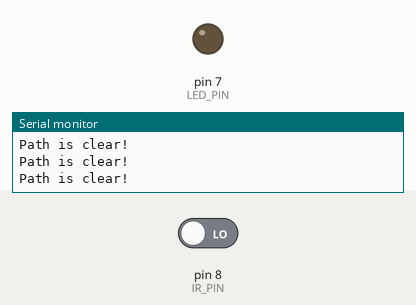
Recording of a sketch running on a simulated Arduino Uno, built with avr-gcc and run on an emulated ATmega328P. On the bench: output pins drawn as LEDs (lit = HIGH), the last lines printed to the serial monitor. The inputs (shaded band) are chosen by the test bench; at power-on: pin 8 (IR_PIN) LOW.

Above: at 1.2 s.
1.3 s: pin 8 (IR_PIN) driven HIGH
At 2.4 s:
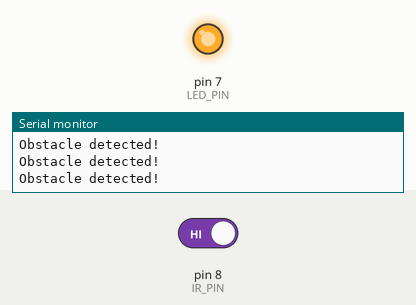
2.9 s: pin 8 (IR_PIN) driven LOW
At 3.7 s:
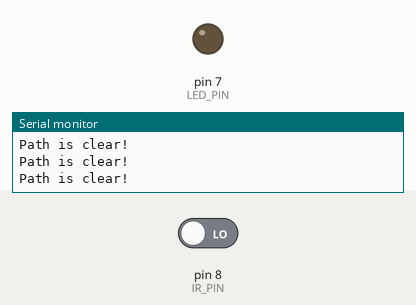
Timing chart, 0 to 5.9 s (numbered marks = the images above; inputs shaded):
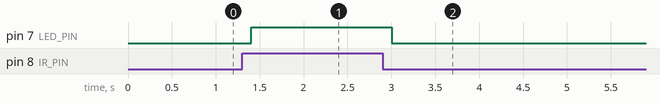

Measured:
- after the input at 1.3 s, pin 7 (LED_PIN): LOW → HIGH after 0.10 s
- after the input at 2.9 s, pin 7 (LED_PIN): HIGH → LOW after 0.10 s

The sketch:

3IRsensor.ino
```cpp
#define LED_PIN 7
#define IR_PIN 8

void setup()
{
    pinMode(LED_PIN, OUTPUT);
    pinMode(IR_PIN, INPUT);
    Serial.begin(9600);
}


void loop()
{
    if(digitalRead(IR_PIN)==HIGH)
    {
        digitalWrite(LED_PIN,HIGH);
        Serial.println("Obstacle detected!");
    }
    else
    {
        digitalWrite(LED_PIN,LOW);
        Serial.println("Path is clear!");
    }
    delay(200);
}
```
